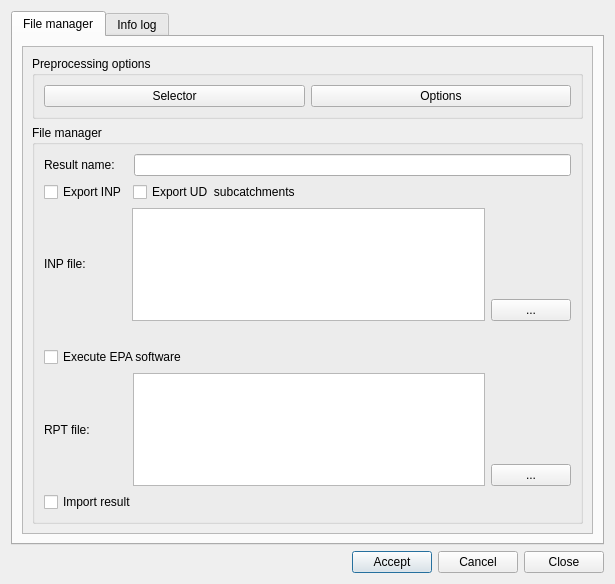
<?xml version="1.0" encoding="UTF-8"?>
<ui version="4.0">
 <class>dlg_go2epa</class>
 <widget class="QDialog" name="dlg_go2epa">
  <property name="geometry">
   <rect>
    <x>0</x>
    <y>0</y>
    <width>615</width>
    <height>584</height>
   </rect>
  </property>
  <property name="windowTitle">
   <string>Go2Iber</string>
  </property>
  <layout class="QGridLayout" name="gridLayout" rowstretch="0,0">
   <item row="1" column="0">
    <layout class="QHBoxLayout" name="horizontalLayout_2">
     <property name="sizeConstraint">
      <enum>QLayout::SetDefaultConstraint</enum>
     </property>
     <item>
      <widget class="QLabel" name="lbl_time">
       <property name="text">
        <string/>
       </property>
      </widget>
     </item>
     <item>
      <spacer name="horizontalSpacer">
       <property name="orientation">
        <enum>Qt::Horizontal</enum>
       </property>
       <property name="sizeHint" stdset="0">
        <size>
         <width>40</width>
         <height>20</height>
        </size>
       </property>
      </spacer>
     </item>
     <item>
      <widget class="QPushButton" name="btn_accept">
       <property name="sizePolicy">
        <sizepolicy hsizetype="Minimum" vsizetype="Fixed">
         <horstretch>0</horstretch>
         <verstretch>0</verstretch>
        </sizepolicy>
       </property>
       <property name="text">
        <string>Accept</string>
       </property>
      </widget>
     </item>
     <item>
      <widget class="QPushButton" name="btn_cancel">
       <property name="text">
        <string>Cancel</string>
       </property>
      </widget>
     </item>
     <item>
      <widget class="QPushButton" name="btn_close">
       <property name="sizePolicy">
        <sizepolicy hsizetype="Minimum" vsizetype="Fixed">
         <horstretch>0</horstretch>
         <verstretch>0</verstretch>
        </sizepolicy>
       </property>
       <property name="text">
        <string>Close</string>
       </property>
      </widget>
     </item>
    </layout>
   </item>
   <item row="0" column="0">
    <widget class="QTabWidget" name="mainTab">
     <property name="currentIndex">
      <number>0</number>
     </property>
     <widget class="QWidget" name="tab_file_manager">
      <attribute name="title">
       <string>File manager</string>
      </attribute>
      <layout class="QGridLayout" name="gridLayout_2">
       <item row="0" column="0">
        <widget class="QScrollArea" name="scrollArea">
         <property name="widgetResizable">
          <bool>true</bool>
         </property>
         <widget class="QWidget" name="scrollAreaWidgetContents">
          <property name="geometry">
           <rect>
            <x>0</x>
            <y>0</y>
            <width>563</width>
            <height>472</height>
           </rect>
          </property>
          <layout class="QGridLayout" name="gridLayout_5">
           <item row="0" column="0">
            <layout class="QVBoxLayout" name="verticalLayout_2">
             <item>
              <widget class="QGroupBox" name="groupBox">
               <property name="sizePolicy">
                <sizepolicy hsizetype="Minimum" vsizetype="Fixed">
                 <horstretch>0</horstretch>
                 <verstretch>0</verstretch>
                </sizepolicy>
               </property>
               <property name="minimumSize">
                <size>
                 <width>0</width>
                 <height>0</height>
                </size>
               </property>
               <property name="title">
                <string>Preprocessing options</string>
               </property>
               <layout class="QHBoxLayout" name="horizontalLayout">
                <item>
                 <widget class="QPushButton" name="btn_hs_ds">
                  <property name="sizePolicy">
                   <sizepolicy hsizetype="Minimum" vsizetype="Fixed">
                    <horstretch>0</horstretch>
                    <verstretch>0</verstretch>
                   </sizepolicy>
                  </property>
                  <property name="text">
                   <string>Selector</string>
                  </property>
                 </widget>
                </item>
                <item>
                 <widget class="QPushButton" name="btn_options">
                  <property name="sizePolicy">
                   <sizepolicy hsizetype="Minimum" vsizetype="Fixed">
                    <horstretch>0</horstretch>
                    <verstretch>0</verstretch>
                   </sizepolicy>
                  </property>
                  <property name="text">
                   <string>Options</string>
                  </property>
                 </widget>
                </item>
               </layout>
              </widget>
             </item>
             <item>
              <widget class="QGroupBox" name="groupBox_2">
               <property name="sizePolicy">
                <sizepolicy hsizetype="Minimum" vsizetype="Minimum">
                 <horstretch>0</horstretch>
                 <verstretch>0</verstretch>
                </sizepolicy>
               </property>
               <property name="title">
                <string>File manager</string>
               </property>
               <layout class="QVBoxLayout" name="verticalLayout">
                <item>
                 <layout class="QGridLayout" name="gridLayout_3">
                  <item row="0" column="0">
                   <widget class="QLabel" name="lbl_result_name">
                    <property name="sizePolicy">
                     <sizepolicy hsizetype="Fixed" vsizetype="Preferred">
                      <horstretch>0</horstretch>
                      <verstretch>0</verstretch>
                     </sizepolicy>
                    </property>
                    <property name="text">
                     <string>Result name:    </string>
                    </property>
                   </widget>
                  </item>
                  <item row="0" column="1">
                   <widget class="QLineEdit" name="txt_result_name">
                    <property name="sizePolicy">
                     <sizepolicy hsizetype="Minimum" vsizetype="Fixed">
                      <horstretch>0</horstretch>
                      <verstretch>0</verstretch>
                     </sizepolicy>
                    </property>
                    <property name="text">
                     <string/>
                    </property>
                   </widget>
                  </item>
                 </layout>
                </item>
                <item>
                 <layout class="QHBoxLayout" name="horizontalLayout_3">
                  <property name="sizeConstraint">
                   <enum>QLayout::SetDefaultConstraint</enum>
                  </property>
                  <property name="topMargin">
                   <number>0</number>
                  </property>
                  <item>
                   <widget class="QCheckBox" name="chk_export">
                    <property name="sizePolicy">
                     <sizepolicy hsizetype="Fixed" vsizetype="Fixed">
                      <horstretch>0</horstretch>
                      <verstretch>0</verstretch>
                     </sizepolicy>
                    </property>
                    <property name="text">
                     <string>Export INP</string>
                    </property>
                   </widget>
                  </item>
                  <item>
                   <widget class="QCheckBox" name="chk_export_subcatch">
                    <property name="sizePolicy">
                     <sizepolicy hsizetype="Minimum" vsizetype="Fixed">
                      <horstretch>0</horstretch>
                      <verstretch>0</verstretch>
                     </sizepolicy>
                    </property>
                    <property name="text">
                     <string>Export UD  subcatchments</string>
                    </property>
                   </widget>
                  </item>
                  <item>
                   <spacer name="horizontalSpacer_2">
                    <property name="orientation">
                     <enum>Qt::Horizontal</enum>
                    </property>
                    <property name="sizeHint" stdset="0">
                     <size>
                      <width>40</width>
                      <height>20</height>
                     </size>
                    </property>
                   </spacer>
                  </item>
                 </layout>
                </item>
                <item>
                 <layout class="QHBoxLayout" name="horizontalLayout_5">
                  <item>
                   <widget class="QLabel" name="lbl_inp_file">
                    <property name="sizePolicy">
                     <sizepolicy hsizetype="Fixed" vsizetype="Fixed">
                      <horstretch>0</horstretch>
                      <verstretch>0</verstretch>
                     </sizepolicy>
                    </property>
                    <property name="text">
                     <string>INP file:            </string>
                    </property>
                   </widget>
                  </item>
                  <item>
                   <widget class="QTextEdit" name="txt_file_inp">
                    <property name="enabled">
                     <bool>true</bool>
                    </property>
                    <property name="sizePolicy">
                     <sizepolicy hsizetype="Expanding" vsizetype="Ignored">
                      <horstretch>0</horstretch>
                      <verstretch>0</verstretch>
                     </sizepolicy>
                    </property>
                    <property name="minimumSize">
                     <size>
                      <width>0</width>
                      <height>0</height>
                     </size>
                    </property>
                    <property name="readOnly">
                     <bool>true</bool>
                    </property>
                   </widget>
                  </item>
                  <item>
                   <layout class="QVBoxLayout" name="verticalLayout_3">
                    <item>
                     <spacer name="verticalSpacer">
                      <property name="orientation">
                       <enum>Qt::Vertical</enum>
                      </property>
                      <property name="sizeHint" stdset="0">
                       <size>
                        <width>20</width>
                        <height>40</height>
                       </size>
                      </property>
                     </spacer>
                    </item>
                    <item>
                     <widget class="QPushButton" name="btn_file_inp">
                      <property name="sizePolicy">
                       <sizepolicy hsizetype="Fixed" vsizetype="Fixed">
                        <horstretch>0</horstretch>
                        <verstretch>0</verstretch>
                       </sizepolicy>
                      </property>
                      <property name="text">
                       <string>...</string>
                      </property>
                     </widget>
                    </item>
                   </layout>
                  </item>
                 </layout>
                </item>
                <item>
                 <layout class="QHBoxLayout" name="horizontalLayout_6">
                  <property name="topMargin">
                   <number>20</number>
                  </property>
                  <item>
                   <widget class="QCheckBox" name="chk_exec">
                    <property name="text">
                     <string>Execute EPA software</string>
                    </property>
                   </widget>
                  </item>
                 </layout>
                </item>
                <item>
                 <layout class="QHBoxLayout" name="horizontalLayout_7">
                  <item>
                   <widget class="QLabel" name="lbl_rpt_file">
                    <property name="sizePolicy">
                     <sizepolicy hsizetype="Fixed" vsizetype="Preferred">
                      <horstretch>0</horstretch>
                      <verstretch>0</verstretch>
                     </sizepolicy>
                    </property>
                    <property name="text">
                     <string>RPT file:           </string>
                    </property>
                   </widget>
                  </item>
                  <item>
                   <widget class="QTextEdit" name="txt_file_rpt">
                    <property name="sizePolicy">
                     <sizepolicy hsizetype="Expanding" vsizetype="Ignored">
                      <horstretch>0</horstretch>
                      <verstretch>0</verstretch>
                     </sizepolicy>
                    </property>
                    <property name="readOnly">
                     <bool>true</bool>
                    </property>
                   </widget>
                  </item>
                  <item>
                   <layout class="QVBoxLayout" name="verticalLayout_4">
                    <item>
                     <spacer name="verticalSpacer_2">
                      <property name="orientation">
                       <enum>Qt::Vertical</enum>
                      </property>
                      <property name="sizeHint" stdset="0">
                       <size>
                        <width>20</width>
                        <height>40</height>
                       </size>
                      </property>
                     </spacer>
                    </item>
                    <item>
                     <widget class="QPushButton" name="btn_file_rpt">
                      <property name="sizePolicy">
                       <sizepolicy hsizetype="Fixed" vsizetype="Fixed">
                        <horstretch>0</horstretch>
                        <verstretch>0</verstretch>
                       </sizepolicy>
                      </property>
                      <property name="text">
                       <string>...</string>
                      </property>
                      <property name="autoDefault">
                       <bool>true</bool>
                      </property>
                     </widget>
                    </item>
                   </layout>
                  </item>
                 </layout>
                </item>
                <item>
                 <widget class="QCheckBox" name="chk_import_result">
                  <property name="text">
                   <string>Import result</string>
                  </property>
                 </widget>
                </item>
               </layout>
              </widget>
             </item>
            </layout>
           </item>
          </layout>
         </widget>
        </widget>
       </item>
      </layout>
     </widget>
     <widget class="QWidget" name="tab_loginfo">
      <attribute name="title">
       <string>Info log</string>
      </attribute>
      <layout class="QGridLayout" name="gridLayout_4">
       <item row="0" column="0">
        <widget class="QScrollArea" name="scrollArea_2">
         <property name="widgetResizable">
          <bool>true</bool>
         </property>
         <widget class="QWidget" name="scrollAreaWidgetContents_2">
          <property name="geometry">
           <rect>
            <x>0</x>
            <y>0</y>
            <width>109</width>
            <height>109</height>
           </rect>
          </property>
          <layout class="QGridLayout" name="gridLayout_6">
           <item row="0" column="0">
            <widget class="QTextEdit" name="txt_infolog"/>
           </item>
          </layout>
         </widget>
        </widget>
       </item>
      </layout>
     </widget>
    </widget>
   </item>
  </layout>
 </widget>
 <resources/>
 <connections/>
</ui>
